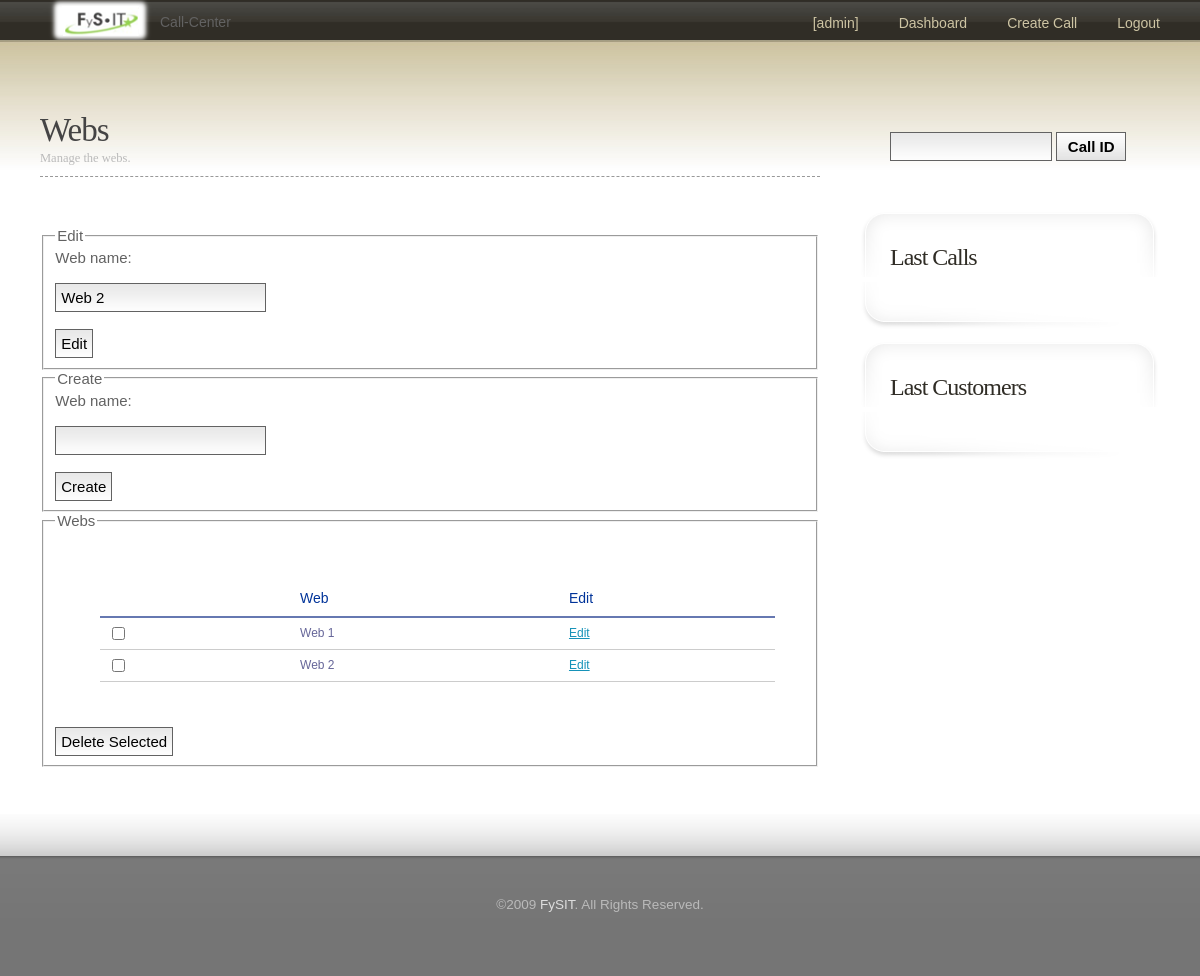
/webs.php?edit=2 (signed in), run on the app's committed database.
### tables this page shows
CREATE TABLE IF NOT EXISTS `webs` (
  `id` int(10) NOT NULL AUTO_INCREMENT,
  `web` varchar(255) NOT NULL,
  PRIMARY KEY (`id`)
);

### inc/classes/call.php (called while the page is built, shortened)
<?php
class call extends debug
{
	function lastCalls()
	{
		global $db;
		require_once('inc/classes/web.php');
		$web = new web;
	}
}
?>

### inc/classes/db.php (called while the page is built, shortened)
<?php
class db extends debug
{
	public $db, $link, $num_queries, $ok, $num_rows;
	public $prefix;
	function addPrefix($table)
	{
		$final = $this->prefix.$table;
		return $final;
	}
	function __construct($server, $user, $password, $database)
	{
		$this->db['server'] = $server;
		$this->db['user'] =	$user;
		$this->db['password'] = $password;
		$this->link = @mysql_connect($this->db['server'], $this->db['user'], $this->db['password']);
	}
	function query($query, $debug = false, $no_errors = false)
	{
		if ($this->link) {
			@$result = mysql_query($query);
			if (($result) || ($no_errors)) {
				return $result;
			} else {
				$this->addToLog(mysql_error());
			}
		} else {
			$this->addToLog(mysql_error());
		}
	}
	function newRow($query)
	{
		if ($query)
			return mysql_fetch_assoc($query);
	}
	function _real_escape($string)
	{
		if ($this->link)
			return mysql_real_escape_string($string, $this->link);
		else
			return addslashes($string);
	}
	function escape($data)
	{
		if (is_array($data)) {
			foreach ((array)$data as $k => $v) {
				if (is_array($v))
					$data[$k] = $this->_escape($v);
				else
					$data[$k] = $this->_real_escape($v);
			}
		} else {
			$data = $this->_real_escape($data);
		}
		return $data;
	}
}
?>

### inc/config.php (called while the page is built, shortened)
<?php
$db = new db('server', 'user', 'password', 'table');
$db->setLogBuffer(false);
$db->prefix = '';
?>

### inc/tables.php (called while the page is built)
<?php
$db->table = array('users' => $db->addPrefix('users'),
					 'customers' => $db->addPrefix('customers'),
					 'calls' => $db->addPrefix('calls'),
					 'webs' => $db->addPrefix('webs'),
					 'subjects' => $db->addPrefix('subjects'),
					 'options' => $db->addPrefix('options')
			 );
?>

### inc/classes/web.php (the view, shortened to what this page needs)
<?php
class web extends debug
{
	function show()
	{
		global $db;
		$query = $db->query("SELECT * FROM {$db->table['webs']}");
		while($row = $db->newRow($query)) {
			echo('
								<tr>
									<td><input type="checkbox" name="delete[]" value="'.$row['id'].'"/></td>
									<td>'.$row['web'].'</td>
									<td><a href="?edit='.$row['id'].'">Edit</a></td>
								</tr>
			');
		}
	}
	function idToName($id)
	{
		global $db;
		$id = (int) $db->escape($id);
		$query = $db->query("SELECT * FROM {$db->table['webs']} WHERE `id` = '$id'");
		while($row = $db->newRow($query)) {
			return $row['web'];
		}
	}
}
?>

### webs.php (shortened to what this page needs)
<?php
require_once('inc/top.php');
require_once('inc/classes/web.php');
include_once('themes/'.THEME.'/header.php');
?>
			<div class="title">
				<h2>Webs</h2>
				<p><small>Manage the webs.</small></p>
			</div>
			<div class="entry">
				<?php if (isset($_GET['edit'])) { ?>
				<fieldset>
					<legend>Edit</legend>
					<form action="webs.php" method="post">
						<label for="edit">Web name:</label><br><br>
						<input type="text" id="edit" name="edit" value="<?php echo($web->idToName($_GET['edit'])); ?>"/><br><br>
						<input type="submit" value="Edit"/>
					</form>
				</fieldset>
				<?php } ?>
				<fieldset>
					<legend>Create</legend>
					<form action="webs.php" method="post">
						<label for="web">Web name:</label><br><br>
						<input type="text" id="web" name="web" /><br><br>
						<input type="submit" value="Create"/>
					</form>
				</fieldset>
				<fieldset>
					<legend>Webs</legend>
					<form action="webs.php" method="post">
					<table id="table-1" summary="tables">
						<thead>
							<tr>
								<th scope="col"></th>
								<th scope="col">Web</th>
								<th scope="col">Edit</th>
							</tr>
						</thead>
						<tbody>
						<?php $web->show(); ?>
						</tbody>
					</table>
					<input type="submit" value="Delete Selected"/>
					</form>
				</fieldset>
			</div>
<?php
include_once('themes/'.THEME.'/footer.php');
?>

### themes/default/css/default.css (style rules this page uses)
body { margin: 0; padding: 0; background: #FFFFFF url(images/img01.jpg) repeat-x; text-align: justify; font: 15px Arial, Helvetica, sans-serif; color: #626262; }
form { margin: 0; padding: 0; }
input, textarea { padding: 5px; background: #FEFEFE url(images/img13.gif) repeat-x; border: 1px solid #626262; font: normal 1em Arial, Helvetica, sans-serif; }
h1, h1 a, h2, h2 a, h3, h3 a { margin: 0; text-decoration: none; font-family: Tahoma, Georgia, "Times New Roman", Times, serif; font-weight: normal; color: #444444; }
h2 { letter-spacing: -1px; font-size: 2em; }
p, ol, ul { margin-bottom: 2em; line-height: 200%; }
a { color: #1692B8; }
.post .title { border-bottom: 1px #999999 dashed; font-family: Tahoma, Georgia, "Times New Roman", Times, serif; }
.post .title h2 { padding: 30px 30px 0 0px; font-weight: normal; font-size: 2.2em; }
.post .title p { margin: 0; padding: 0 0 10px 0px; line-height: normal; color: #BABABA; }
.post .entry { padding: 20px 0px 20px 0px; }
#table-1 { font-family: "Lucida Sans Unicode", "Lucida Grande", Sans-Serif; font-size: 12px; background: #fff; margin: 45px; width: 90%; border-collapse: collapse; text-align: left; }
#table-1 th { font-size: 14px; font-weight: normal; color: #039; padding: 10px 8px; border-bottom: 2px solid #6678b1; }
#table-1 td { border-bottom: 1px solid #ccc; color: #669; padding: 6px 8px; }

### data on the page
webs: edit "Web 2", web "Web 2"
webs: web "Web 1"

### other printed values
$_SESSION['users']['user'] "admin"
